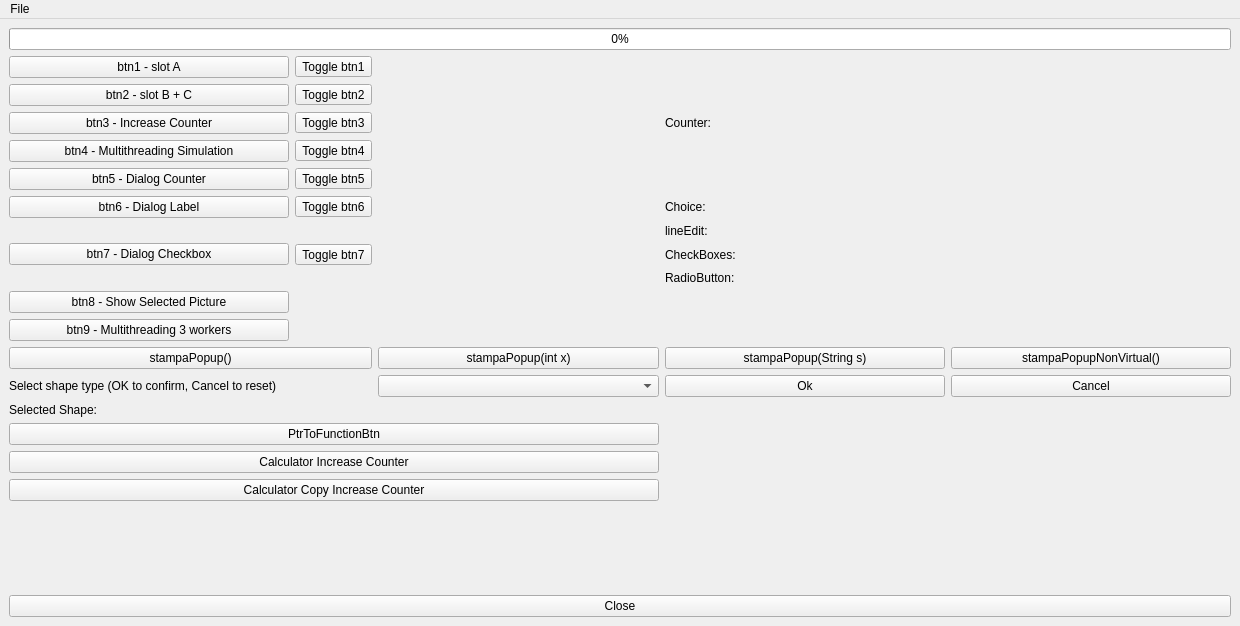
<?xml version="1.0" encoding="UTF-8"?>
<ui version="4.0">
 <class>MainWindow</class>
 <widget class="QMainWindow" name="MainWindow">
  <property name="windowModality">
   <enum>Qt::NonModal</enum>
  </property>
  <property name="geometry">
   <rect>
    <x>0</x>
    <y>0</y>
    <width>1240</width>
    <height>626</height>
   </rect>
  </property>
  <property name="windowTitle">
   <string>MainWindow</string>
  </property>
  <property name="tabShape">
   <enum>QTabWidget::Rounded</enum>
  </property>
  <widget class="QWidget" name="centralwidget">
   <layout class="QVBoxLayout" name="verticalLayout">
    <item>
     <layout class="QGridLayout" name="gridLayout_2">
      <item row="13" column="1" colspan="2">
       <widget class="QLabel" name="label">
        <property name="text">
         <string>Select shape type (OK to confirm, Cancel to reset)</string>
        </property>
       </widget>
      </item>
      <item row="8" column="5">
       <widget class="QLabel" name="checkboxesValueLabel">
        <property name="text">
         <string/>
        </property>
       </widget>
      </item>
      <item row="11" column="1">
       <widget class="QPushButton" name="btn9">
        <property name="text">
         <string>btn9 - Multithreading 3 workers</string>
        </property>
       </widget>
      </item>
      <item row="19" column="1">
       <spacer name="verticalSpacer_2">
        <property name="orientation">
         <enum>Qt::Vertical</enum>
        </property>
        <property name="sizeHint" stdset="0">
         <size>
          <width>20</width>
          <height>40</height>
         </size>
        </property>
       </spacer>
      </item>
      <item row="15" column="1" colspan="3">
       <widget class="QPushButton" name="ptrFunctionBtn">
        <property name="text">
         <string>PtrToFunctionBtn</string>
        </property>
       </widget>
      </item>
      <item row="5" column="2">
       <widget class="QToolButton" name="toolButton_5">
        <property name="text">
         <string>Toggle btn5</string>
        </property>
        <property name="checkable">
         <bool>true</bool>
        </property>
       </widget>
      </item>
      <item row="14" column="2" colspan="2">
       <widget class="QLabel" name="selectedShapeLabel">
        <property name="text">
         <string/>
        </property>
       </widget>
      </item>
      <item row="6" column="5">
       <widget class="QLabel" name="labelString">
        <property name="text">
         <string/>
        </property>
       </widget>
      </item>
      <item row="9" column="5">
       <widget class="QLabel" name="radioButtonValueLabel">
        <property name="text">
         <string/>
        </property>
       </widget>
      </item>
      <item row="3" column="2">
       <widget class="QToolButton" name="toolButton_3">
        <property name="text">
         <string>Toggle btn3</string>
        </property>
        <property name="checkable">
         <bool>true</bool>
        </property>
       </widget>
      </item>
      <item row="16" column="1" colspan="3">
       <widget class="QPushButton" name="calcValueBtn">
        <property name="text">
         <string>Calculator Increase Counter</string>
        </property>
       </widget>
      </item>
      <item row="12" column="4">
       <widget class="QPushButton" name="btn12">
        <property name="text">
         <string>stampaPopup(String s)</string>
        </property>
       </widget>
      </item>
      <item row="6" column="2">
       <widget class="QToolButton" name="toolButton_6">
        <property name="text">
         <string>Toggle btn6</string>
        </property>
        <property name="checkable">
         <bool>true</bool>
        </property>
       </widget>
      </item>
      <item row="3" column="1">
       <widget class="QPushButton" name="btn3">
        <property name="text">
         <string>btn3 - Increase Counter</string>
        </property>
       </widget>
      </item>
      <item row="0" column="1" colspan="5">
       <widget class="QProgressBar" name="m_progressBar">
        <property name="value">
         <number>0</number>
        </property>
       </widget>
      </item>
      <item row="4" column="1">
       <widget class="QPushButton" name="btn4">
        <property name="text">
         <string>btn4 - Multithreading Simulation</string>
        </property>
       </widget>
      </item>
      <item row="2" column="2">
       <widget class="QToolButton" name="toolButton_2">
        <property name="text">
         <string>Toggle btn2</string>
        </property>
        <property name="checkable">
         <bool>true</bool>
        </property>
       </widget>
      </item>
      <item row="1" column="2">
       <widget class="QToolButton" name="toolButton">
        <property name="text">
         <string>Toggle btn1</string>
        </property>
        <property name="checkable">
         <bool>true</bool>
        </property>
       </widget>
      </item>
      <item row="5" column="3">
       <layout class="QHBoxLayout" name="horizontalLayout">
        <property name="spacing">
         <number>3</number>
        </property>
        <property name="sizeConstraint">
         <enum>QLayout::SetDefaultConstraint</enum>
        </property>
       </layout>
      </item>
      <item row="6" column="4">
       <widget class="QLabel" name="choiceLabel">
        <property name="text">
         <string>Choice:</string>
        </property>
       </widget>
      </item>
      <item row="14" column="1">
       <widget class="QLabel" name="label_2">
        <property name="text">
         <string>Selected Shape:</string>
        </property>
       </widget>
      </item>
      <item row="2" column="1">
       <widget class="QPushButton" name="btn2">
        <property name="text">
         <string>btn2 - slot B + C</string>
        </property>
       </widget>
      </item>
      <item row="7" column="5">
       <widget class="QLabel" name="lineEditValueLabel">
        <property name="text">
         <string/>
        </property>
       </widget>
      </item>
      <item row="3" column="5">
       <widget class="QLabel" name="counterValueLabel">
        <property name="text">
         <string/>
        </property>
       </widget>
      </item>
      <item row="18" column="1">
       <spacer name="verticalSpacer">
        <property name="orientation">
         <enum>Qt::Vertical</enum>
        </property>
        <property name="sizeHint" stdset="0">
         <size>
          <width>20</width>
          <height>40</height>
         </size>
        </property>
       </spacer>
      </item>
      <item row="12" column="1" colspan="2">
       <widget class="QPushButton" name="btn10">
        <property name="text">
         <string>stampaPopup()</string>
        </property>
       </widget>
      </item>
      <item row="8" column="4">
       <widget class="QLabel" name="checkboxesLabel">
        <property name="text">
         <string>CheckBoxes:</string>
        </property>
       </widget>
      </item>
      <item row="3" column="4">
       <widget class="QLabel" name="counterLabel">
        <property name="text">
         <string>Counter:</string>
        </property>
       </widget>
      </item>
      <item row="6" column="1">
       <widget class="QPushButton" name="btn6">
        <property name="text">
         <string>btn6 - Dialog Label</string>
        </property>
       </widget>
      </item>
      <item row="8" column="2">
       <widget class="QToolButton" name="toolButton_7">
        <property name="text">
         <string>Toggle btn7</string>
        </property>
        <property name="checkable">
         <bool>true</bool>
        </property>
       </widget>
      </item>
      <item row="12" column="5">
       <widget class="QPushButton" name="btn13">
        <property name="text">
         <string>stampaPopupNonVirtual()</string>
        </property>
       </widget>
      </item>
      <item row="9" column="4">
       <widget class="QLabel" name="radiobuttonLabel">
        <property name="text">
         <string>RadioButton:</string>
        </property>
       </widget>
      </item>
      <item row="1" column="1">
       <widget class="QPushButton" name="btn1">
        <property name="text">
         <string>btn1 - slot A</string>
        </property>
       </widget>
      </item>
      <item row="12" column="3">
       <widget class="QPushButton" name="btn11">
        <property name="text">
         <string>stampaPopup(int x)</string>
        </property>
       </widget>
      </item>
      <item row="4" column="2">
       <widget class="QToolButton" name="toolButton_4">
        <property name="text">
         <string>Toggle btn4</string>
        </property>
        <property name="checkable">
         <bool>true</bool>
        </property>
       </widget>
      </item>
      <item row="7" column="4">
       <widget class="QLabel" name="lineEditLabel">
        <property name="text">
         <string>lineEdit:</string>
        </property>
       </widget>
      </item>
      <item row="10" column="1">
       <widget class="QPushButton" name="btn8">
        <property name="text">
         <string>btn8 - Show Selected Picture</string>
        </property>
       </widget>
      </item>
      <item row="17" column="1" colspan="3">
       <widget class="QPushButton" name="calcCopyValueBtn">
        <property name="text">
         <string>Calculator Copy Increase Counter</string>
        </property>
       </widget>
      </item>
      <item row="5" column="1">
       <widget class="QPushButton" name="btn5">
        <property name="text">
         <string>btn5 - Dialog Counter</string>
        </property>
       </widget>
      </item>
      <item row="7" column="1" rowspan="3">
       <widget class="QPushButton" name="btn7">
        <property name="text">
         <string>btn7 - Dialog Checkbox</string>
        </property>
       </widget>
      </item>
      <item row="13" column="3">
       <widget class="QComboBox" name="shapeComboBox">
        <property name="placeholderText">
         <string>-- Select An Option --</string>
        </property>
        <item>
         <property name="text">
          <string>Rectangle</string>
         </property>
        </item>
        <item>
         <property name="text">
          <string>Triangle</string>
         </property>
        </item>
       </widget>
      </item>
      <item row="13" column="5">
       <widget class="QPushButton" name="shapeCancelBtn">
        <property name="text">
         <string>Cancel</string>
        </property>
       </widget>
      </item>
      <item row="13" column="4">
       <widget class="QPushButton" name="shapeOkBtn">
        <property name="text">
         <string>Ok</string>
        </property>
       </widget>
      </item>
     </layout>
    </item>
    <item>
     <widget class="QPushButton" name="closeBtn">
      <property name="text">
       <string>Close</string>
      </property>
     </widget>
    </item>
   </layout>
  </widget>
  <widget class="QMenuBar" name="menubar">
   <property name="geometry">
    <rect>
     <x>0</x>
     <y>0</y>
     <width>1240</width>
     <height>21</height>
    </rect>
   </property>
   <widget class="QMenu" name="menuFile">
    <property name="title">
     <string>File</string>
    </property>
    <addaction name="actionQuit"/>
   </widget>
   <addaction name="menuFile"/>
  </widget>
  <action name="actionEdit">
   <property name="text">
    <string>Edit</string>
   </property>
  </action>
  <action name="actionQuit">
   <property name="text">
    <string>Quit</string>
   </property>
  </action>
  <action name="actionAbout">
   <property name="text">
    <string>About</string>
   </property>
  </action>
  <action name="actionimport">
   <property name="text">
    <string>import</string>
   </property>
  </action>
 </widget>
 <resources/>
 <connections>
  <connection>
   <sender>toolButton</sender>
   <signal>toggled(bool)</signal>
   <receiver>btn1</receiver>
   <slot>setDisabled(bool)</slot>
   <hints>
    <hint type="sourcelabel">
     <x>375</x>
     <y>50</y>
    </hint>
    <hint type="destinationlabel">
     <x>186</x>
     <y>52</y>
    </hint>
   </hints>
  </connection>
  <connection>
   <sender>toolButton_2</sender>
   <signal>toggled(bool)</signal>
   <receiver>btn2</receiver>
   <slot>setDisabled(bool)</slot>
   <hints>
    <hint type="sourcelabel">
     <x>375</x>
     <y>78</y>
    </hint>
    <hint type="destinationlabel">
     <x>122</x>
     <y>76</y>
    </hint>
   </hints>
  </connection>
  <connection>
   <sender>toolButton_3</sender>
   <signal>toggled(bool)</signal>
   <receiver>btn3</receiver>
   <slot>setDisabled(bool)</slot>
   <hints>
    <hint type="sourcelabel">
     <x>375</x>
     <y>106</y>
    </hint>
    <hint type="destinationlabel">
     <x>131</x>
     <y>108</y>
    </hint>
   </hints>
  </connection>
  <connection>
   <sender>toolButton_4</sender>
   <signal>toggled(bool)</signal>
   <receiver>btn4</receiver>
   <slot>setDisabled(bool)</slot>
   <hints>
    <hint type="sourcelabel">
     <x>375</x>
     <y>134</y>
    </hint>
    <hint type="destinationlabel">
     <x>134</x>
     <y>136</y>
    </hint>
   </hints>
  </connection>
  <connection>
   <sender>toolButton_5</sender>
   <signal>toggled(bool)</signal>
   <receiver>btn5</receiver>
   <slot>setDisabled(bool)</slot>
   <hints>
    <hint type="sourcelabel">
     <x>375</x>
     <y>162</y>
    </hint>
    <hint type="destinationlabel">
     <x>141</x>
     <y>164</y>
    </hint>
   </hints>
  </connection>
  <connection>
   <sender>toolButton_6</sender>
   <signal>toggled(bool)</signal>
   <receiver>btn6</receiver>
   <slot>setDisabled(bool)</slot>
   <hints>
    <hint type="sourcelabel">
     <x>375</x>
     <y>190</y>
    </hint>
    <hint type="destinationlabel">
     <x>176</x>
     <y>192</y>
    </hint>
   </hints>
  </connection>
  <connection>
   <sender>toolButton_7</sender>
   <signal>toggled(bool)</signal>
   <receiver>btn7</receiver>
   <slot>setDisabled(bool)</slot>
   <hints>
    <hint type="sourcelabel">
     <x>375</x>
     <y>236</y>
    </hint>
    <hint type="destinationlabel">
     <x>186</x>
     <y>238</y>
    </hint>
   </hints>
  </connection>
 </connections>
</ui>
